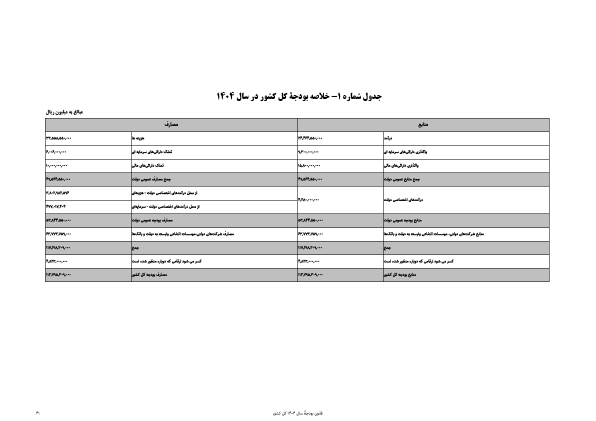
#> input picture data/raw/1404gifs/table1.gif, 1191 x 842 px (shown at 1/2 size)
$ python extract_1404_summary_tables.py
#> lines starting #> are read from the running program, lines starting #| are printed output that depends on the picture
#!/usr/bin/env python3
# -*- coding: utf-8 -*-
"""
Extract summary tables 1-2 from 1404 budget
These are simpler tables with fewer rows, better for OCR
"""

import os
from PIL import Image, ImageEnhance, ImageFilter
import pytesseract
import re

def preprocess_for_ocr(image_path, scale=3):
    """Enhanced preprocessing for table OCR"""
#> called with image_path = '../data/raw/1404gifs/table1.gif', scale = 3
    img = Image.open(image_path)
#> img is the input picture: PIL image 1191x842 P; min 0, max 255, mean 240.8

    # Convert to RGB
    if img.mode != 'RGB':
        img = img.convert('RGB')

    # Upscale significantly
    width, height = img.size
#> width = 1191; height = 842
    img = img.resize((width * scale, height * scale), Image.Resampling.LANCZOS)
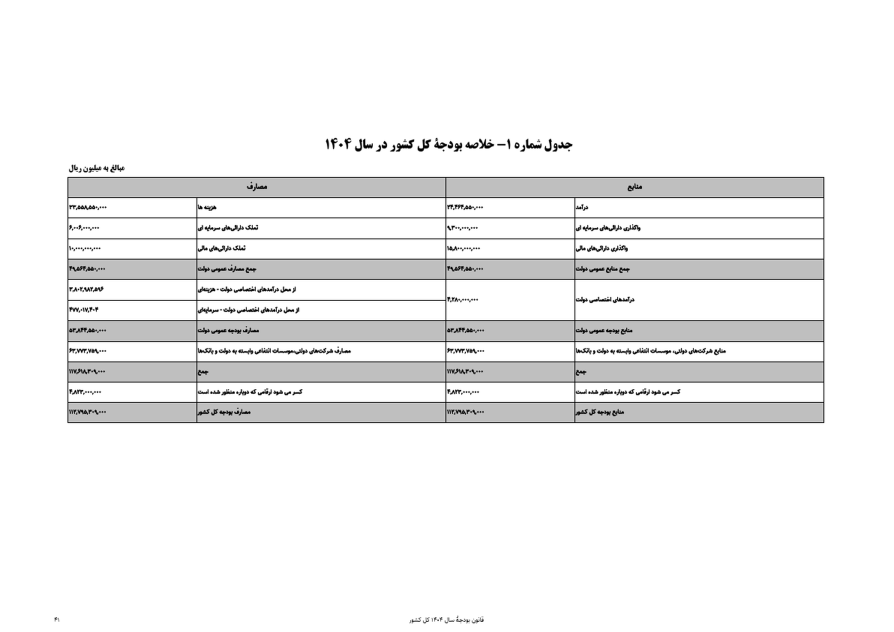
#> img: PIL image 3573x2526 RGB (shown at 1/4 size); min 0, max 255, mean 240.4

    # Convert to grayscale
    img = img.convert('L')
#> img: PIL image 3573x2526 L

    # Increase contrast
    enhancer = ImageEnhance.Contrast(img)
    img = enhancer.enhance(2.5)
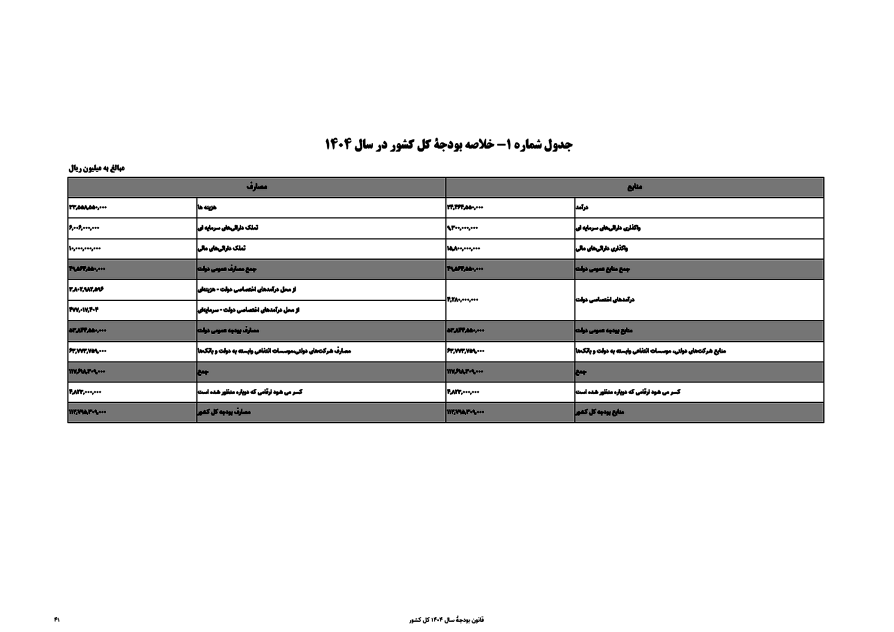
#> img: PIL image 3573x2526 L (shown at 1/4 size); min 0, max 255, mean 229.1

    # Increase sharpness
    enhancer = ImageEnhance.Sharpness(img)
    img = enhancer.enhance(2.0)

    return img

def extract_numbers_from_text(text):
    """Extract all numbers from OCR text"""
    # Find all number patterns (including commas)
    numbers = re.findall(r'[\d,]+', text)
    # Clean and convert
    cleaned = []
    for num in numbers:
        clean = num.replace(',', '')
        if len(clean) >= 3:  # Only numbers with 3+ digits
            cleaned.append(clean)
    return cleaned

def main():
    print("="*80)
    print("EXTRACTING SUMMARY TABLES (1-2) FROM 1404 BUDGET")
    print("="*80)

    gif_dir = '../data/raw/1404gifs'
    output_dir = '../data/processed'

    # Process Table 1 - Overall Budget Summary
    print("\n📊 TABLE 1: Overall Budget Summary")
    print("-"*80)

    table1_path = os.path.join(gif_dir, 'table1.gif')
    if os.path.exists(table1_path):
        img = preprocess_for_ocr(table1_path)

        # Try OCR
        text = pytesseract.image_to_string(img, lang='fas+eng', config='--psm 6')

        # Save raw output
        with open(os.path.join(output_dir, 'table1_ocr.txt'), 'w', encoding='utf-8') as f:
            f.write(text)

        print("Raw OCR output (first 800 chars):")
        print(text[:800])

        # Extract numbers
        numbers = extract_numbers_from_text(text)
        print(f"\n📊 Found {len(numbers)} large numbers:")
        print(f"   {numbers[:15]}")

    # Process Table 2 - Revenue & Expenditure Summary
    print("\n\n📊 TABLE 2: Revenue & Expenditure Summary")
    print("-"*80)

    table2_path = os.path.join(gif_dir, 'table2.gif')
    if os.path.exists(table2_path):
        img = preprocess_for_ocr(table2_path)

        # Try OCR
        text = pytesseract.image_to_string(img, lang='fas+eng', config='--psm 6')

        # Save raw output
        with open(os.path.join(output_dir, 'table2_ocr.txt'), 'w', encoding='utf-8') as f:
            f.write(text)

        print("Raw OCR output (first 800 chars):")
        print(text[:800])

        # Extract numbers
        numbers = extract_numbers_from_text(text)
        print(f"\n📊 Found {len(numbers)} large numbers:")
        print(f"   {numbers[:15]}")

    print("\n\n" + "="*80)
    print("SUMMARY:")
    print("="*80)
    print("✅ OCR attempted on Tables 1-2")
    print("✅ Raw output saved to data/processed/")
    print("\nNOTE: OCR quality may vary. Please review the output files.")
    print("Next: Creating manual data entry template for detailed Table 5...")

if __name__ == "__main__":
    main()
#> (the call stopped at in main, `text = pytesseract.image_to_string(img, lang='fas+eng', config='--psm ..`: pytesseract is not available in this run)
